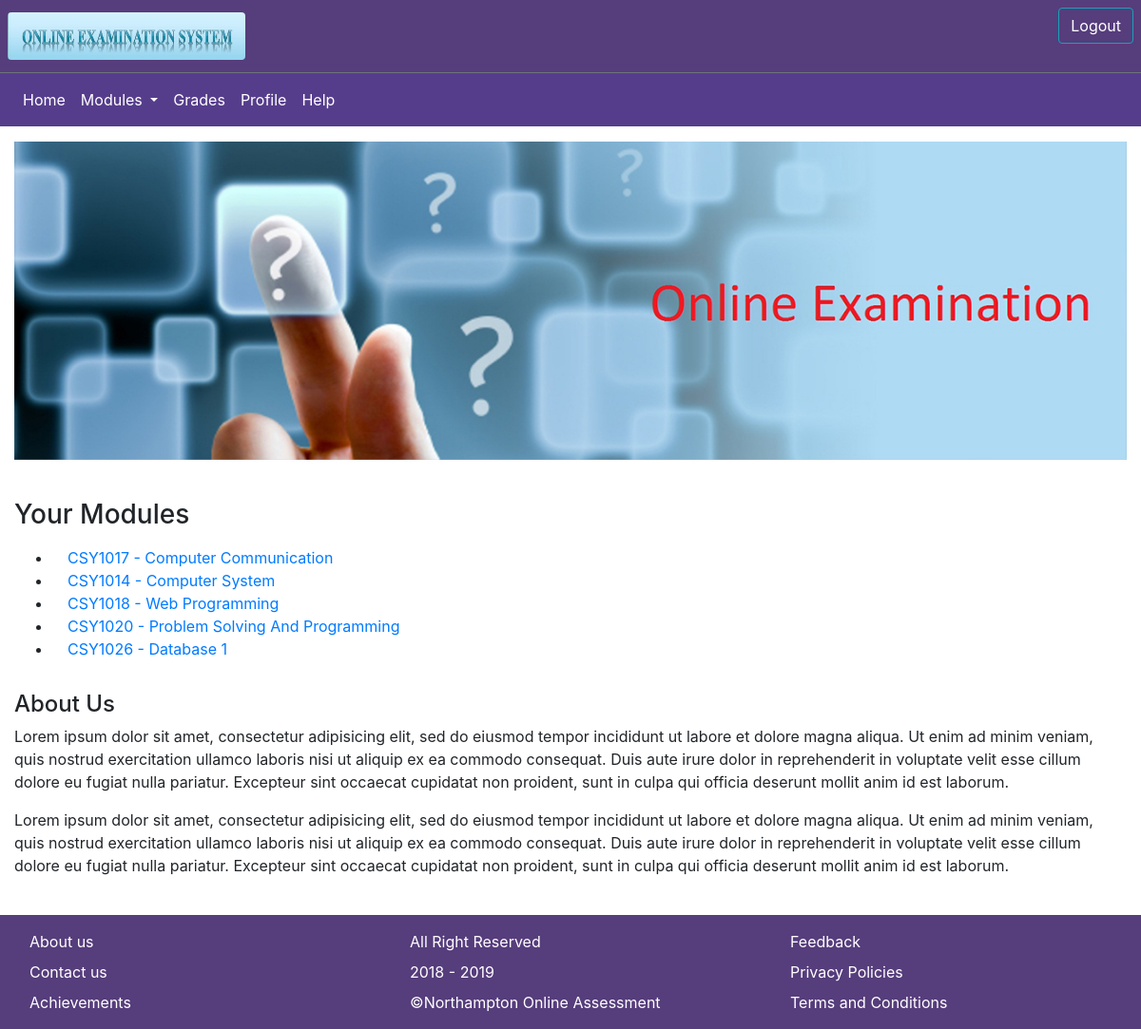
The page / (signed in) on the database its author committed.
### tables this page shows
CREATE TABLE `courses` (
  `course_id` int(11) NOT NULL,
  `title` varchar(500) NOT NULL,
  `level` varchar(2) NOT NULL,
  `credit` varchar(4) NOT NULL
);

CREATE TABLE `modules` (
  `module_id` int(11) NOT NULL,
  `course_id` int(11) NOT NULL,
  `module_name` varchar(150) NOT NULL,
  `module_code` varchar(15) NOT NULL,
  `credit` int(11) NOT NULL,
  `level` varchar(11) NOT NULL
);

### functions/loadTemplate.php (called while the page is built, shortened)
<?php
	function loadTemplate($fileName, $templateVars){
		extract($templateVars);
		require $fileName;
		$content = ob_get_clean();
		return $content;
	}
?>

### controllers/home.php (called while the page is built, shortened)
<?php
	if (isset($_SESSION['student_logged'])) {
		$user = $_SESSION['student_logged'];
		$modules = $pdo->prepare("SELECT *
			FROM courses c
			JOIN modules m
			ON c.course_id = m.course_id
			JOIN students s
			ON s.course = c.course_id
			WHERE s.student_id = '$user'
		");
		$modules->execute();
		$stdObj = new DatabaseProcess($pdo, 'students');
		$stdId = $_SESSION['student_logged'];
		$students = $stdObj->find('student_id', $stdId);
	}
	$templateVars = [
		'modules'=> $modules,
		'students' => $students
	];
	$content = loadTemplate('../views/home_design.php', $templateVars);
?>

### models/DatabaseProcess.php (called while the page is built, shortened)
<?php
	class DatabaseProcess{
		public $pdo; public $table;
		function __construct($pdo, $table){
			$this->pdo = $pdo;
			$this->table = $table;
		}
		function find($field, $value) {
	        $stmt = $this->pdo->prepare('SELECT * FROM ' . $this->table . ' WHERE ' . $field . ' = :value');
	        $criteria = [
	                'value' => $value
	        ];
	        $stmt->execute($criteria);
	        return $stmt;
		}
	}
?>

### views/home_design.php (the view, shortened to what this page needs)
<section class="content-section pt-3">
	<img class="img-fluid" src="../images/bg1.jpg">
	<div class="">
		<div class="row mb-3 ">
			<div class="col-md-5">
				<h3 class="pt-3 pb-2">Your Modules</h3>
				<ul>
					<?php
						foreach ($modules as $module) {
							echo '<li class="pl-3"><a href="module?mId='.$module['module_id'].'">'.$module['module_code'].' - '.$module['module_name'].'</a></li>';
						}
					?>
				</ul>
			</div>
			<div class="col-md-2 ">	</div>
		</div>
		<div class="">
			<h4>About Us</h4>
			<p>Lorem ipsum dolor sit amet, consectetur adipisicing elit, sed do eiusmod
			tempor incididunt ut labore et dolore magna aliqua. Ut enim ad minim veniam,
			quis nostrud exercitation ullamco laboris nisi ut aliquip ex ea commodo
			consequat. Duis aute irure dolor in reprehenderit in voluptate velit esse
			cillum dolore eu fugiat nulla pariatur. Excepteur sint occaecat cupidatat non
			proident, sunt in culpa qui officia deserunt mollit anim id est laborum.</p>
			<p>Lorem ipsum dolor sit amet, consectetur adipisicing elit, sed do eiusmod
			tempor incididunt ut labore et dolore magna aliqua. Ut enim ad minim veniam,
			quis nostrud exercitation ullamco laboris nisi ut aliquip ex ea commodo
			consequat. Duis aute irure dolor in reprehenderit in voluptate velit esse
			cillum dolore eu fugiat nulla pariatur. Excepteur sint occaecat cupidatat non
			proident, sunt in culpa qui officia deserunt mollit anim id est laborum.</p>
		</div>
	</div>
</section>

### views/design.php (shortened to what this page needs)
<!DOCTYPE html>
<html lang="en">
	<head>
		<link rel="stylesheet" href="../css/style.css"/>
	</head>
	<body>
		<header class="nav-head">
		    <div class="container-fluid border-bottom p-2 upperBar border-secondary">
				<div class="row">
					<div class=" col-md-8">
						<a class="navbar-brand" href="home">
							<img src="../images/logo1.png" height="50" width="250" class="rounded d-inline-block align-top mr-0" alt="Online Assesment Logo">
						</a>
					</div>
					<div class="col-md-4">
						<ul class="list-unstyled mb-0 nav-top text-right">
							<li class="nav-item list-unstyled d-inline-block">
								<?php
									if (isset($_SESSION['student_logged'])) {
										echo '<a class="btn btn-outline-info text-white" href="logout">Logout</a>';
									}
									else{
										echo '<a class="btn btn-outline-info text-white" href="login">Login</a>';
									}
								?>
							</li>
						</ul>
					</div>
				</div>
			</div>
			<nav class="navbar navbar-expand-lg navbar-light navbar-color">
		       <div class="collapse navbar-collapse" id="navbarTogglerDemo02">
		         <ul class="navbar-nav mr-auto mt-2 mt-lg-0">
		             <li class="nav-item active">
		                <a class="nav-link text-white" href="home">Home <span class="sr-only">(current)</span></a>
		             </li>
		             <li class="nav-item dropdown">
		                <a class="nav-link dropdown-toggle text-white" href="#" id="navbarDropdownMenuLink" role="button" data-toggle="dropdown" aria-haspopup="true" aria-expanded="false"> Modules
		                </a>
		                	<?php
		                		require '../db/db.php';
								$user = $_SESSION['student_logged'];
								$modules = $pdo->prepare("SELECT *
									FROM courses c
									JOIN modules m
									ON c.course_id = m.course_id
									JOIN students s
									ON s.course = c.course_id
									WHERE s.student_id = '$user'
								");
								$modules->execute();
		                	?>
		             </li>
		              <li class="nav-item">
		                <a class="nav-link text-white" href="grade">Grades</a>
		             </li>
		             <li class="nav-item">
		                <a class="nav-link text-white" href="profile">Profile</a>
		             </li>
		             <li class="nav-item">
		                <a class="nav-link text-white" href="help">Help</a>
		             </li>
		          </ul>
		    </nav>
		</header>
		<main role="main" class="container-fluid">
			<?php echo $content; ?>
		</main>
		<footer class="container-fluid pt-4 ">
			<div class="row lowerFooter">
				<div class="col-md-4 pt-2 ">
				   <ul class="foot-link list-unstyled text-left">
				      <li><a class="nav-link pb-0" href="about">About us</a></li>
				      <li><a class="nav-link pb-0" href="contact">Contact us</a></li>
				      <li><a class="nav-link pb-0" href="#">Achievements</a></li>
				   </ul>
				</div>
				<div class="col-md-4 pt-2">
					<ul class="foot-link list-unstyled text-left">
						<li class="nav-link pb-0">All Right Reserved</li>
						<li class="nav-link pb-0">2018 - <?php echo date('Y'); ?></li>
						<li class="nav-link pb-0">&copy;Northampton Online Assessment</li>
					</ul>
				</div>
				<div class="col-md-4 pt-2 ">
				   <ul class="foot-link list-unstyled text-left">
				    	<li><a class="nav-link pb-0" href="#">Feedback</a></li>
				    	<li><a class="nav-link pb-0" href="#">Privacy Policies</a></li>
				    	<li><a class="nav-link pb-0" href="#">Terms and Conditions</a></li>
				   </ul>
				</div>
			</div>
		</footer>
	</body>
</html>

### public_html/index.php (shortened to what this page needs)
<?php
	require '../db/db.php';
	require '../models/DatabaseProcess.php';
	require '../functions/loadTemplate.php';
	if (isset($_GET['page'])) {
		$page = $_GET['page'];
	}
	else
		$page = 'home';
	require '../controllers/'.$page.'.php';
	$templateVars = [
		'title' => $title,
		'content' => $content
	];
	$html = loadTemplate('../views/design.php', $templateVars);
	echo $html;
?>

### rows shown on the page
courses: modules.module_code "CSY1017", modules.module_name "Computer Communication", modules.module_code "CSY1014", modules.module_name "Computer System", modules.module_code "CSY1018", modules.module_name "Web Programming", modules.module_code "CSY1020", modules.module_name "Problem Solving And Programming", modules.module_code "CSY1026", modules.module_name "Database 1"
